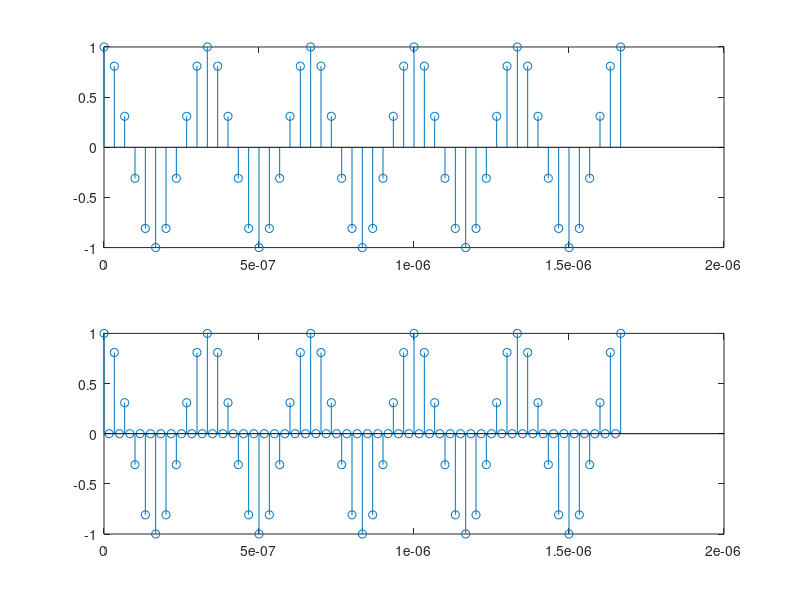
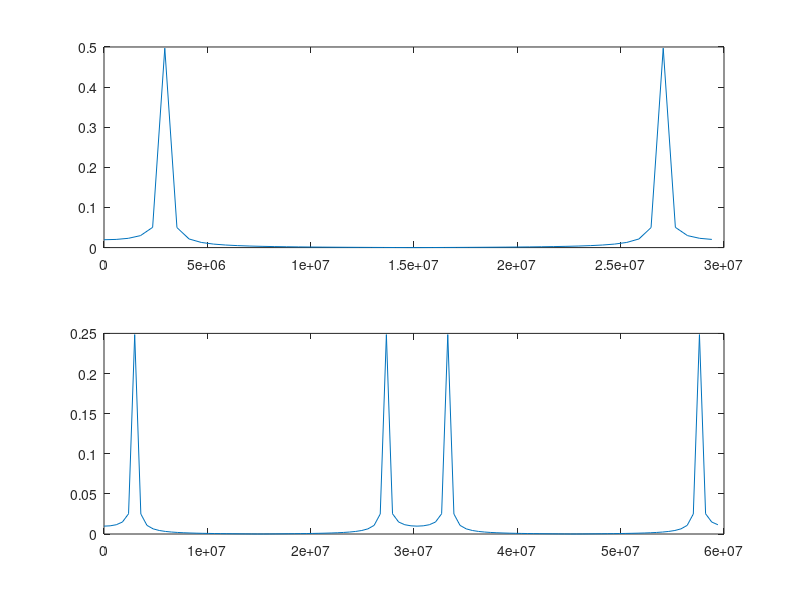
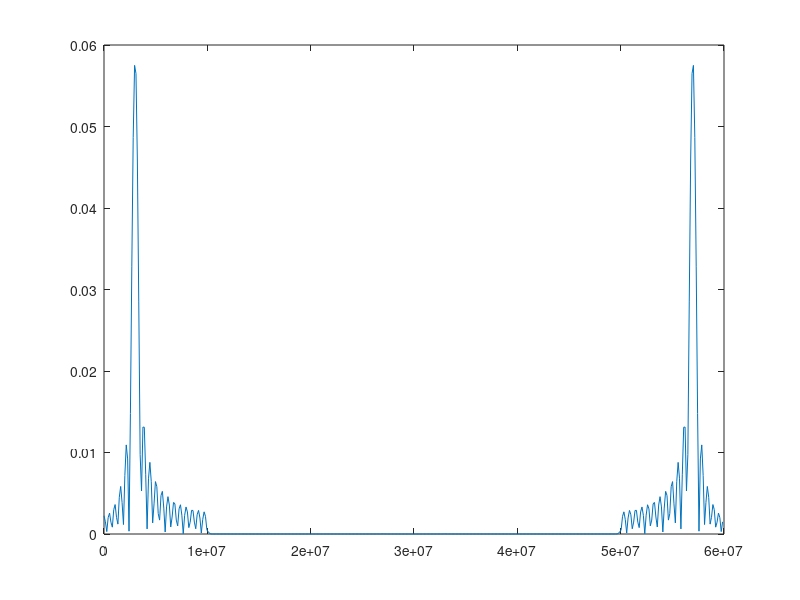

Source code (MATLAB) for these figures, in order:
% 3M @ 30M -> x2 upsampling

f = 3*10^6; % 3M
fs = 30*10^6; % 30M


Ts = 1/fs;

t = 0 : Ts : 5/f; 
tu = 0: 0.5*Ts : 5/f;

% time domain
y = cos(2*pi*f*t);

y_up = zeros(1,length(y)*2);
y_up(1:2:end) = y;

figure(1)
subplot(2,1,1),stem(t,y)
subplot(2,1,2),stem(tu,y_up(1:101));


% frequency domain
N = length(t);
N_U = length(tu);

k_Y = (0:N-1)*fs/N;
k_U = (0:N_U-1)*2*fs/N_U;

Y = abs(fft(y))/length(y);
Y_UP = abs(fft(y_up))/length(y_up);

figure(2)
subplot(2,1,1),plot(k_Y,Y)
subplot(2,1,2),plot(k_U,Y_UP(1:101))

% filter
fc = 10*10^6;             % cut-off freq = 10M
FC = fc /(2*fs);          % 1로 정규화
n = -172 : 172;           % n for hamming window 
N = length(n);
h = 2*FC*sinc(2*FC*n);    % 10M에서 깎을 필터 시간축 선언
w = hamming(N)';
H = h.*w;                 % 해밍 곱해준 10M에서 깎을 필터
result = conv(H,y_up);    % 시간 축에서 conv

R = abs(fft(result))/length(result);
k_R=(0 : length(result)-1)*(2*fs)/length(result);

figure(3)
plot(k_R,R);
